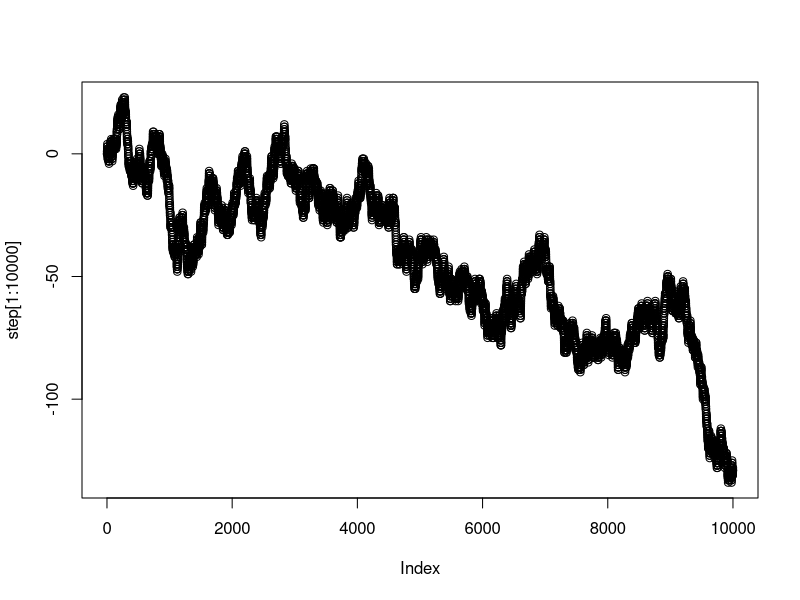
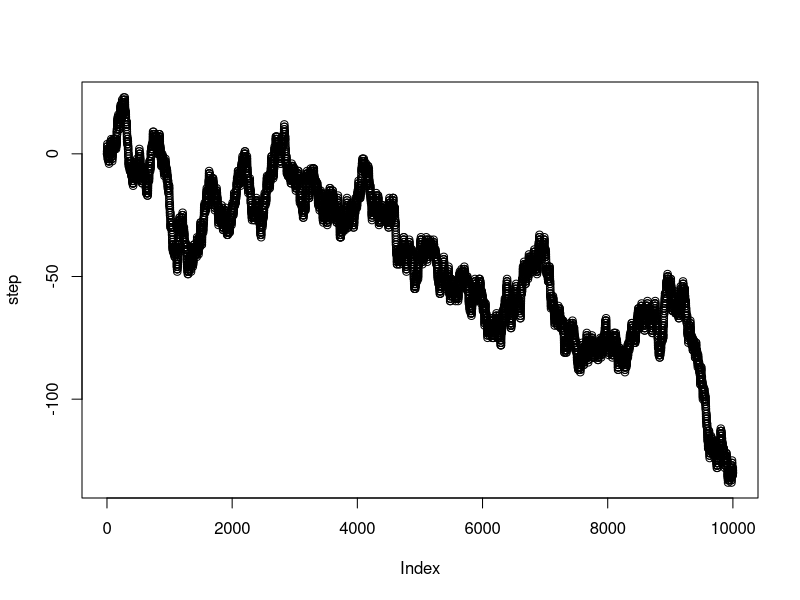

Reproduce these figures in R, in order.
## ---- chunk 1
knitr::opts_chunk$set(echo = TRUE)
## ---- chunk 2
my_paragraph <- "The notion of democracy has evolved over time considerably,[1] and, generally, the two current types of democracy are direct and representative. In a direct democracy, the people directly deliberate and decide on legislation. In a representative democracy, the people elect representatives to deliberate and decide on legislation, such as in parliamentary or presidential democracy.[2] Liquid democracy combines elements of these two basic types.

Prevalent day-to-day decision making of democracies is the majority rule,[3][4] though other decision making approaches like supermajority and consensus have been equally integral to democracies. They serve the crucial purpose of inclusiveness and broader legitimacy on sensitive issues, counterbalancing majoritarianism, and therefore mostly take precedence on a constitutional level."

the_letters <- unlist(strsplit(my_paragraph, split = ""))
  
the_letters

lower_case <- tolower(the_letters)
table(lower_case)

letter_counts <- table(lower_case)
letter_counts <- data.frame(letter_counts)

library(dplyr)

final <- letter_counts %>%
  filter(lower_case %in% letters == TRUE)

final

total_letters <- sum(final$Freq)

final <- final %>%
  mutate(probabilities = Freq/total_letters)

final
knitr::kable(final)
## ---- chunk 3
test_sample <- sample(x = final$lower_case, size = 5, replace = TRUE, 
                      prob = final$probabilities)

test_sample

my_letters <- sample(final$lower_case,50*5,replace=TRUE,prob = final$probabilities )

# turn the vector into a matrix with 5 columns
my_strings <- matrix(my_letters, ncol=5)

# each row is a word, need to collapse the column to create a string
paste(my_strings[1,], collapse="")
#> [1] "sbmwv"

# loop to collapse all of the rows into words
random_strings <-c()
for(i in 1:dim(my_strings)[1]){
  random_strings[i] <- paste(my_strings[i,], collapse="")
}

random_strings


## ---- chunk 4

step <- c(0)
for (i in 1:10000){
  coin_flip <- sample(c(1,-1),1)
  step[i+1] <- step[i]+coin_flip
}

plot(step[1:10000])


## ---- chunk 5

plot(step)

max(step)
min(step)
## ---- chunk 6

logical_step <- sign(step)

sequence <- c()
counter <- 0

for (i in 1:length(logical_step)) {
  if(logical_step[i] == 0){
    sequence <- c(sequence,counter)
    counter <- 0
  }else{
    counter <- counter+logical_step[i]
  }

}

sequence

max(sequence)
min(sequence)

